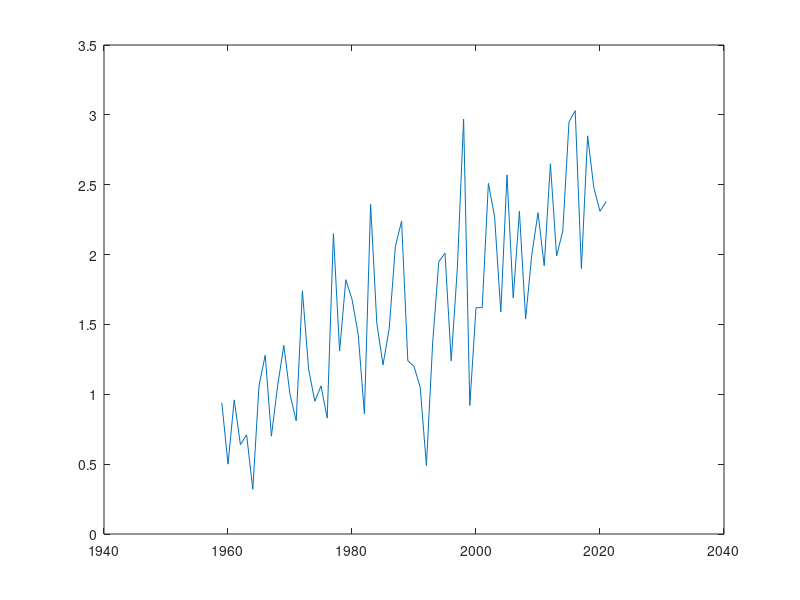

MATLAB code for this plot: (Note: this script raises an error after producing the figure.)
addpath /home/sergio/MATLABCODE/oem_pkg_run_sergio_AuxJacs/StrowCodeforTrendsAndAnomalies

%%%%%%%%%%%%%%%%%%%%%%%%%%%%%%%%%%%%%%%%%%%%%%%%%%%%%%%%%%%%%%%%%%%%%%%%
%% see  ../../ESRL_TRACE_GAS/read_trace_gas_get_trend.m
%%%%%%%%%%%%%%%%%%%%%%%%%%%%%%%%%%%%%%%%%%%%%%%%%%%%%%%%%%%%%%%%%%%%%%%%
co2 = load('mauna_loa_co2_growth_rate.txt');
plot(co2(:,1),co2(:,2));
co2(:,3) = 350 + cumsum(co2(:,2));

yyS = 1956; yyE = 2092; ii = find(co2(:,1) >= yyS & co2(:,1) <= yyE);
[junk,err] = Math_tsfit_lin_robust(co2(ii,1)*365,co2(ii,3),0); 
fprintf(1,'mauna loa co2 rate between %4i - %4i = %8.6f +/- %8.6f ppm/yr \n',yyS,yyE,junk(2),err.se(2))

yyS = 2002; yyE = 2014; ii = find(co2(:,1) >= yyS & co2(:,1) <= yyE);
[junk,err] = Math_tsfit_lin_robust(co2(ii,1)*365,co2(ii,3),0); 
fprintf(1,'mauna loa co2 rate between %4i - %4i = %8.6f +/- %8.6f ppm/yr \n',yyS,yyE,junk(2),err.se(2))

yyS = 2002; yyE = 2021; ii = find(co2(:,1) >= yyS & co2(:,1) <= yyE);
[junk,err] = Math_tsfit_lin_robust(co2(ii,1)*365,co2(ii,3),0); 
fprintf(1,'mauna loa co2 rate between %4i - %4i = %8.6f +/- %8.6f ppm/yr \n',yyS,yyE,junk(2),err.se(2))

%%%%%%%%%%%%%%%%%%%%%%%%%%%%%%%%%%%%%%%%%%%%%%%%%%%%%%%%%%%%%%%%%%%%%%%%
disp(' ')
n2o = load('mauna_loa_n2o_growth_rate.txt');
plot(n2o(:,1),n2o(:,2));
n2o(:,3) = 350 + cumsum(n2o(:,2));

yyS = 1956; yyE = 2092; ii = find(n2o(:,1) >= yyS & n2o(:,1) <= yyE);
[junk,err] = Math_tsfit_lin_robust(n2o(ii,1)*365,n2o(ii,3),0); 
fprintf(1,'mauna loa n2o rate between %4i - %4i = %8.6f +/- %8.6f ppm/yr \n',yyS,yyE,junk(2),err.se(2))

yyS = 2002; yyE = 2014; ii = find(n2o(:,1) >= yyS & n2o(:,1) <= yyE);
[junk,err] = Math_tsfit_lin_robust(n2o(ii,1)*365,n2o(ii,3),0); 
fprintf(1,'mauna loa n2o rate between %4i - %4i = %8.6f +/- %8.6f ppm/yr \n',yyS,yyE,junk(2),err.se(2))

yyS = 2002; yyE = 2021; ii = find(n2o(:,1) >= yyS & n2o(:,1) <= yyE);
[junk,err] = Math_tsfit_lin_robust(n2o(ii,1)*365,n2o(ii,3),0); 
fprintf(1,'mauna loa n2o rate between %4i - %4i = %8.6f +/- %8.6f ppm/yr \n',yyS,yyE,junk(2),err.se(2))

%%%%%%%%%%%%%%%%%%%%%%%%%%%%%%%%%%%%%%%%%%%%%%%%%%%%%%%%%%%%%%%%%%%%%%%%
disp(' ')
ch4 = load('mauna_loa_ch4_growth_rate.txt');
plot(ch4(:,1),ch4(:,2));
ch4(:,3) = 350 + cumsum(ch4(:,2));

yyS = 1956; yyE = 2092; ii = find(ch4(:,1) >= yyS & ch4(:,1) <= yyE);
[junk,err] = Math_tsfit_lin_robust(ch4(ii,1)*365,ch4(ii,3),0); 
fprintf(1,'mauna loa ch4 rate between %4i - %4i = %8.6f +/- %8.6f ppm/yr \n',yyS,yyE,junk(2),err.se(2))

yyS = 2002; yyE = 2014; ii = find(ch4(:,1) >= yyS & ch4(:,1) <= yyE);
[junk,err] = Math_tsfit_lin_robust(ch4(ii,1)*365,ch4(ii,3),0); 
fprintf(1,'mauna loa ch4 rate between %4i - %4i = %8.6f +/- %8.6f ppm/yr \n',yyS,yyE,junk(2),err.se(2))

yyS = 2002; yyE = 2021; ii = find(ch4(:,1) >= yyS & ch4(:,1) <= yyE);
[junk,err] = Math_tsfit_lin_robust(ch4(ii,1)*365,ch4(ii,3),0); 
fprintf(1,'mauna loa ch4 rate between %4i - %4i = %8.6f +/- %8.6f ppm/yr \n',yyS,yyE,junk(2),err.se(2))
